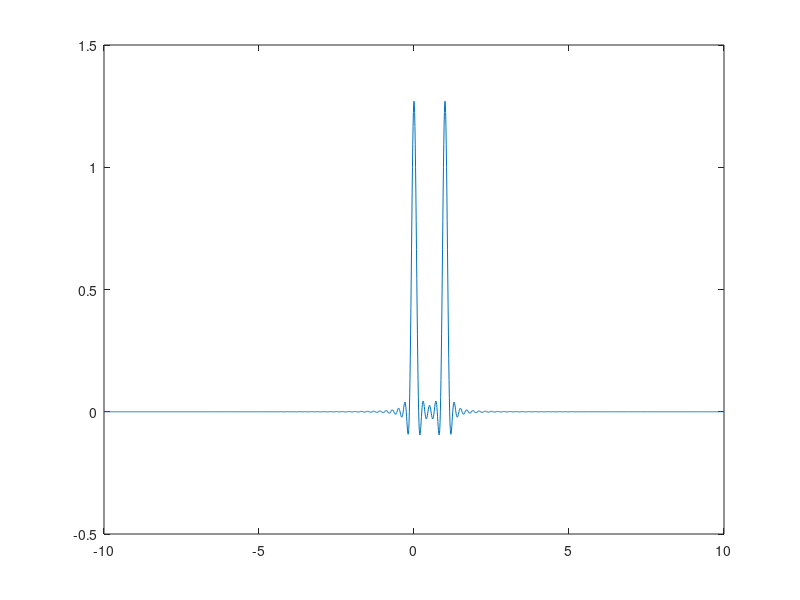
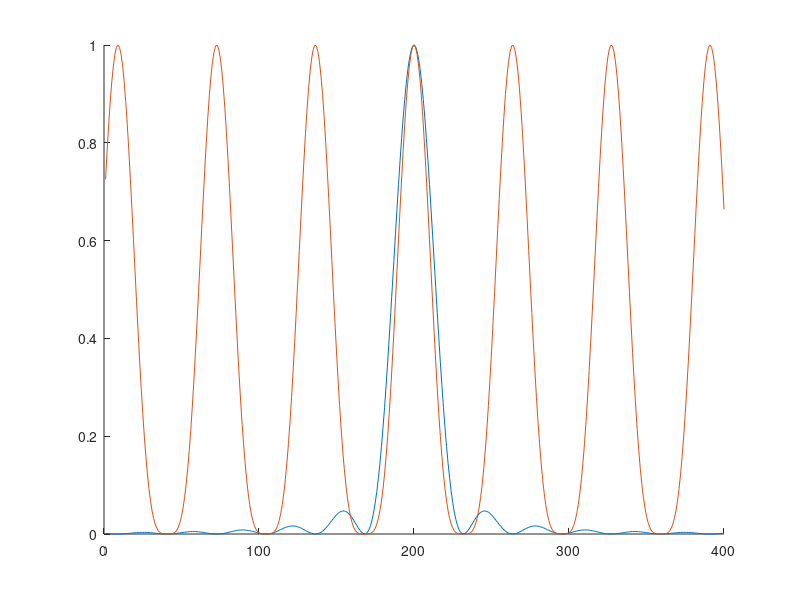

Write MATLAB code to recreate these figures, in order.
figure(313141)
plot(sinc([-1.99:0.01:2].*pi).^2)
% hold on 
% plot(((cos(0.5*pi^2*[-1.99:0.01:2]))).^2)
% hold off
hold on
plot(((1+cos(pi^2*[-1.99:0.01:2]))/2).^2)
hold off
box off
% xticks off

aa=10;
xx = [-10:0.01:10];
figure(141)
plot(xx,sinc(aa.*(xx-1/(2*aa)))+sinc(aa.*(xx+1/(2*aa)))+sinc(aa.*(xx-1/(2*aa)-10/aa))+sinc(aa.*(xx+1/(2*aa)-10/aa)))


